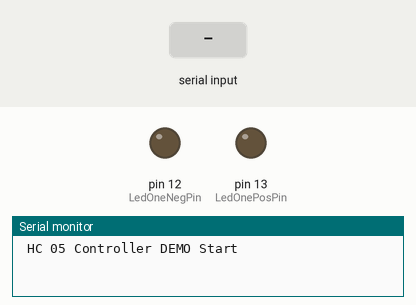
Simulated run of this sketch. Board: Arduino Uno, built with avr-gcc and run on an emulated ATmega328P. On the bench: output pins drawn as LEDs (lit = HIGH), the last lines printed to the serial monitor. The inputs (shaded band) are chosen by the test bench.

Above: at 1.2 s.
1.3 s: "1" received over Serial
At 2.5 s:
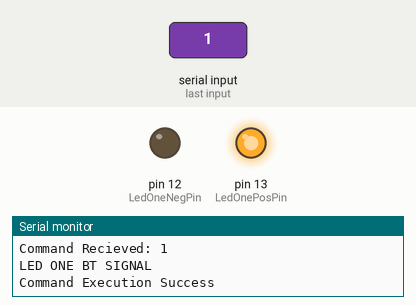
2.8 s: "2" received over Serial
At 3.7 s:
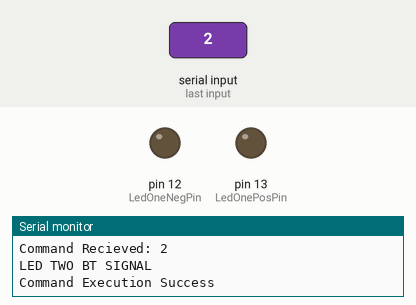
Timing chart, 0 to 5.8 s (numbered marks = the images above; inputs shaded):
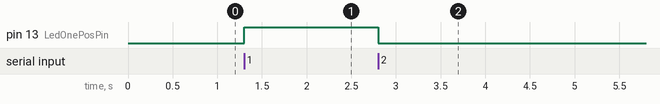

The sketch:

STPD.ino
```cpp
//LED PIN Numbers
const int LedOneNegPin = 12;
const int LedOnePosPin = 13;

//Bluetooth Junk captured
char junk;
//Bluetooth input string variable
String inputString="";

//Bluetooth LED one Signal
String BTcmd_ledOne = "1";
//Bluetooth LED two Signal
String BTcmd_ledTwo = "2";


void setup()                    // run once, when the sketch starts
{
  Serial.begin(9600);
  Serial.println(" HC 05 Controller DEMO Start");

  pinMode(LedOneNegPin , OUTPUT);
  pinMode(LedOnePosPin , OUTPUT);
  digitalWrite(LedOneNegPin , LOW);
  digitalWrite(LedOnePosPin , LOW);
}

void loop()
{
  if(Serial.available()){
    GetBTinput();
  }

}

void GetBTinput()
{
  Serial.println("Getting Bluetooth Input");
  while(Serial.available())
    {
      char inChar = (char)Serial.read(); //read the input
      inputString += inChar;        //make a string of the characters coming on serial
    }
    while (Serial.available() > 0)
    {
      junk = Serial.read() ;
    }
    ExecuteBTcmd(inputString);
    inputString = "";
}

//Function to execute bluetooth command
//Provide cmd in the args
void ExecuteBTcmd(String command)
{
  String cmd = command;
  //Serial.println(cmd);
  //cmd.remove(cmd.length()-1);
  //cmd.remove(cmd.length()-1);

  Serial.println("");
  Serial.print("Command Recieved: ");
  Serial.println(cmd);
  if(cmd.equals(BTcmd_ledOne))
  {
 Serial.println("LED ONE BT SIGNAL");
 digitalWrite(LedOnePosPin , HIGH);
  }else if(cmd.equals(BTcmd_ledTwo))
    {
      Serial.println("LED TWO BT SIGNAL");
   digitalWrite(LedOnePosPin , LOW);
    }
  Serial.print("Command Execution Success");
}
```

Measured:
- after the input at 1.3 s, pin 13 (LedOnePosPin): LOW → HIGH at once
- after the input at 2.8 s, pin 13 (LedOnePosPin): HIGH → LOW at once
